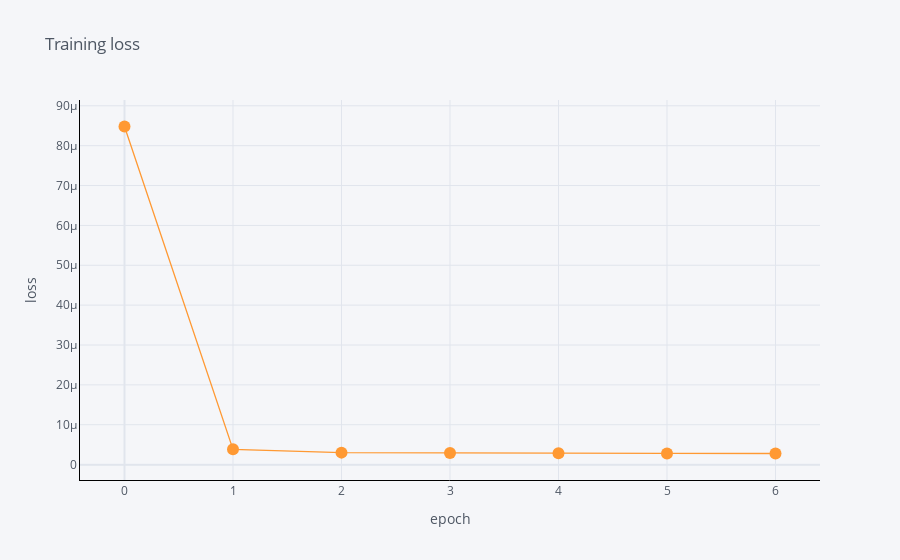

Notebook code cell kept with this figure:
### Code cell
df[['epoch', 'loss']].iplot(
    x='epoch',
    mode='lines+markers',
    xTitle='epoch',
    yTitle='loss', 
    title='Training loss',
    linecolor='black',
)

### Figure 1 — Plotly figure (JSON) as saved in the notebook; plotly's stock layout.template omitted (floating-point values rounded to 4 significant figures)
{"data": [{"line": {"color": "rgba(255, 153, 51, 1.0)", "dash": "solid", "shape": "linear", "width": 1.3}, "marker": {"size": 12, "symbol": "circle"}, "mode": "lines+markers", "name": "loss", "text": "", "type": "scatter", "x": [0, 1, 2, 3, 4, 5, 6], "y": [8.481e-05, 3.831e-06, 3.008e-06, 2.895e-06, 2.863e-06, 2.818e-06, 2.791e-06]}], "layout": {"legend": {"bgcolor": "#F5F6F9", "font": {"color": "#4D5663"}}, "paper_bgcolor": "#F5F6F9", "plot_bgcolor": "#F5F6F9", "title": {"font": {"color": "#4D5663"}, "text": "Training loss"}, "xaxis": {"gridcolor": "#E1E5ED", "linecolor": "black", "showgrid": true, "tickfont": {"color": "#4D5663"}, "title": {"font": {"color": "#4D5663"}, "text": "epoch"}, "zerolinecolor": "#E1E5ED"}, "yaxis": {"gridcolor": "#E1E5ED", "linecolor": "black", "showgrid": true, "tickfont": {"color": "#4D5663"}, "title": {"font": {"color": "#4D5663"}, "text": "loss"}, "zerolinecolor": "#E1E5ED"}}}
